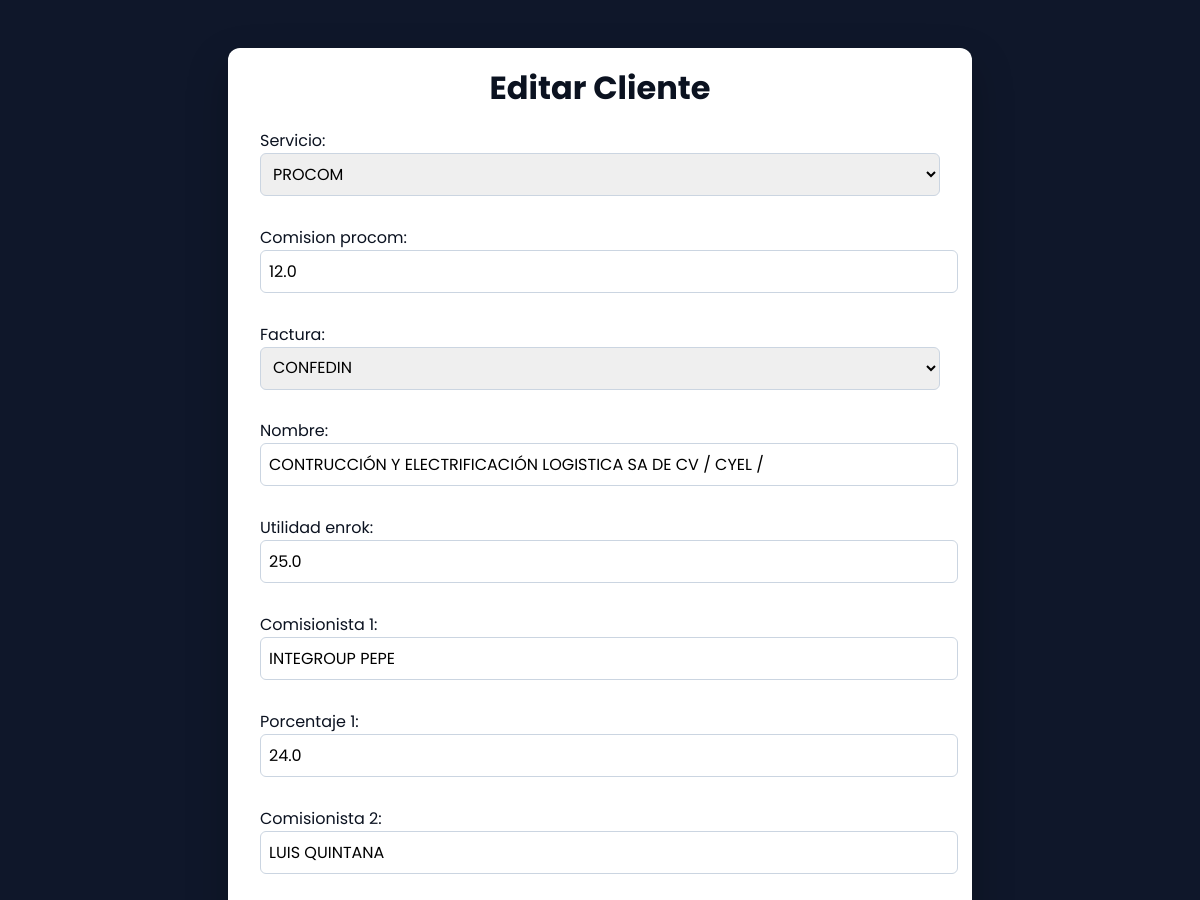
/clientes/editar/1759174914438/ (signed in, upper part), run on an earlier commit of the app's database.
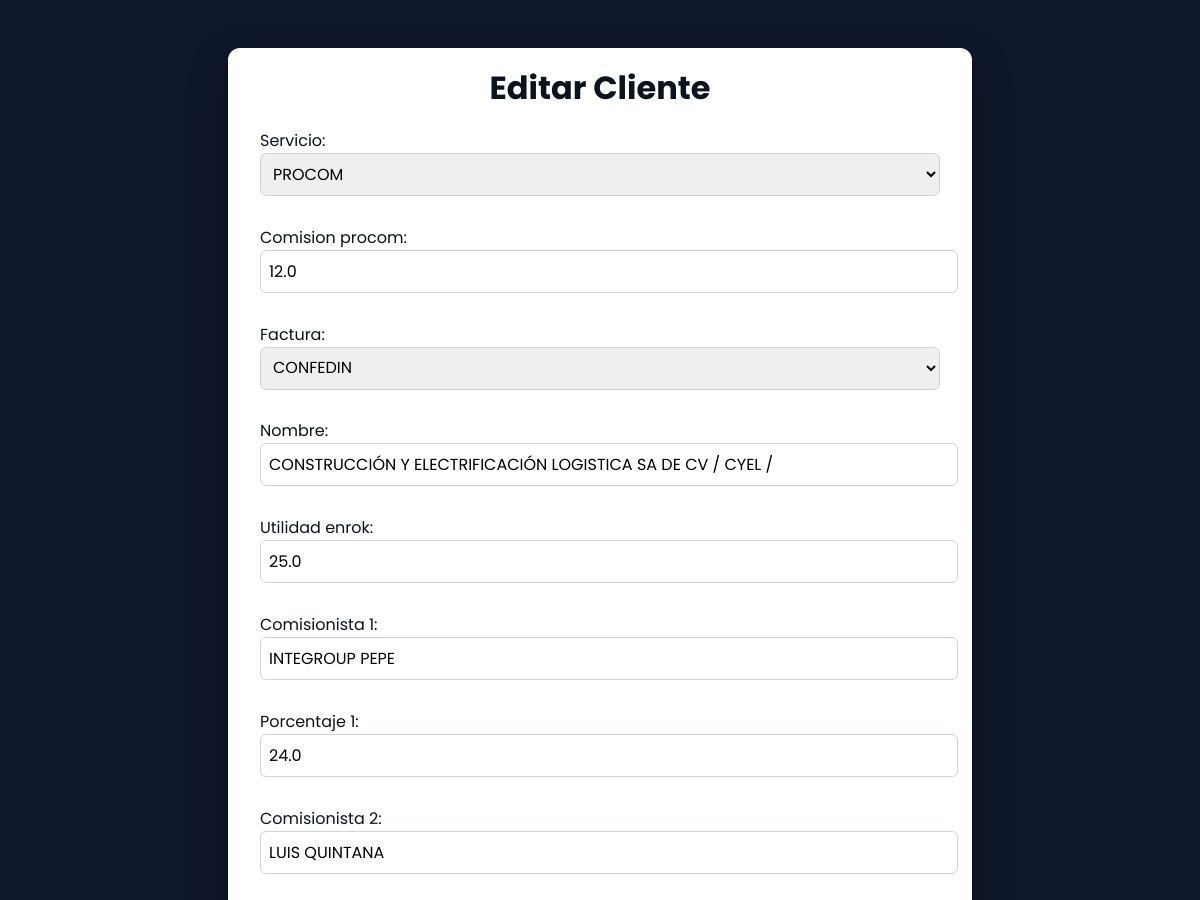
And on a later commit of the database.
### clientes/models.py (models this page shows, shortened)
class Cliente(models.Model):
    servicio = models.CharField(max_length=100)
    comision_procom = models.FloatField(blank=True, null=True)
    factura = models.CharField(blank=True, null=True)
    nombre = models.CharField(max_length=150)
    utilidad_enrok = models.FloatField(blank=True, null=True)
    comisionista_1 = models.CharField(max_length=100, blank=True, null=True)
    porcentaje_1 = models.FloatField(blank=True, null=True)
    comisionista_2 = models.CharField(max_length=100, blank=True, null=True)
    porcentaje_2 = models.FloatField(blank=True, null=True)
    comisionista_3 = models.CharField(max_length=100, blank=True, null=True)
    porcentaje_3 = models.FloatField(blank=True, null=True)
    comisionista_4 = models.CharField(max_length=100, blank=True, null=True)
    porcentaje_4 = models.FloatField(blank=True, null=True)
    comisionista_5 = models.CharField(max_length=100, blank=True, null=True)
    porcentaje_5 = models.FloatField(blank=True, null=True)
    comisionista_6 = models.CharField(max_length=100, blank=True, null=True)
    porcentaje_6 = models.FloatField(blank=True, null=True)
    comisionista_7 = models.CharField(max_length=100, blank=True, null=True)
    porcentaje_7 = models.FloatField(blank=True, null=True)
    comisionista_8 = models.CharField(max_length=100, blank=True, null=True)
    porcentaje_8 = models.FloatField(blank=True, null=True)
    comisionista_9 = models.CharField(max_length=100, blank=True, null=True)
    porcentaje_9 = models.FloatField(blank=True, null=True)
    fecha_registro = models.DateTimeField(auto_now_add=True)

### clientes/views.py (the view)
# urls.py: path('editar/<int:id>/', views.editar_cliente, name='clientes_editar'),
@permission_required('clientes.change_cliente', raise_exception=True)
def editar_cliente(request, id):
    cliente = get_object_or_404(Cliente, id=id)
    if request.method == 'POST':
        form = ClienteForm(request.POST, instance=cliente)
        if form.is_valid():
            form.save()
            return redirect('clientes_listar')
    else:
        form = ClienteForm(instance=cliente)
    return render(request, 'clientes/editar.html', {
        'form': form,
        'cliente': cliente
    })

### clientes/forms.py
class ClienteForm(forms.ModelForm):
    servicio = forms.ChoiceField(choices=[
        ('PROCOM', 'PROCOM'),
    ])
    factura = forms.ChoiceField(choices=[
        ('CONFEDIN', 'CONFEDIN'),
        ('ZAMORA', 'ZAMORA'),
        ('SERVIARUGA', 'SERVIARUGA'),
        ('CAMARENCE', 'CAMARENCE'),
        ('HATRES', 'HATRES'),
    ])
    class Meta:
        model = Cliente
        fields = [
            'servicio', 'comision_procom', 'factura', 'nombre', 'utilidad_enrok',
            'comisionista_1', 'porcentaje_1',
            'comisionista_2', 'porcentaje_2',
            'comisionista_3', 'porcentaje_3',
            'comisionista_4', 'porcentaje_4',
            'comisionista_5', 'porcentaje_5',
            'comisionista_6', 'porcentaje_6',
            'comisionista_7', 'porcentaje_7',
            'comisionista_8', 'porcentaje_8',
            'comisionista_9', 'porcentaje_9',
        ]

### clientes/templates/clientes/editar.html (shortened to what this page needs)
<!DOCTYPE html>
<html lang="es">
<head>
</head>
<body>
  <div class="card">
    <h1 class="headline">Editar Cliente</h1>
    <form method="post">
      {{ form.as_p }}
      </form>
  </div>
</body>
</html>

What changed in the data, as far as the page shows it:
changed Cliente "PROCOM": nombre "CONTRUCCIÓN Y ELECTRIFICACIÓN LOGISTICA SA DE CV / CYEL /" → "CONSTRUCCIÓN Y ELECTRIFICACIÓN LOGISTICA SA DE CV / CYEL /"
